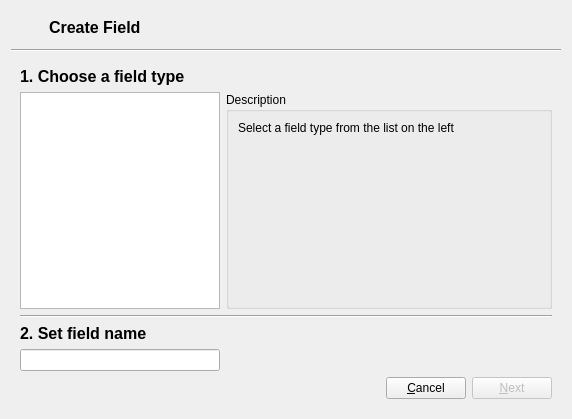
<?xml version="1.0" encoding="UTF-8"?>
<ui version="4.0">
 <class>AddFieldDialog</class>
 <widget class="QWidget" name="AddFieldDialog">
  <property name="geometry">
   <rect>
    <x>0</x>
    <y>0</y>
    <width>572</width>
    <height>419</height>
   </rect>
  </property>
  <property name="windowTitle">
   <string>Field Wizard</string>
  </property>
  <layout class="QVBoxLayout" name="verticalLayout">
   <item>
    <layout class="QHBoxLayout" name="horizontalLayout">
     <item>
      <widget class="QLabel" name="fieldIcon">
       <property name="sizePolicy">
        <sizepolicy hsizetype="Fixed" vsizetype="Fixed">
         <horstretch>0</horstretch>
         <verstretch>0</verstretch>
        </sizepolicy>
       </property>
       <property name="minimumSize">
        <size>
         <width>32</width>
         <height>32</height>
        </size>
       </property>
       <property name="maximumSize">
        <size>
         <width>32</width>
         <height>32</height>
        </size>
       </property>
       <property name="text">
        <string/>
       </property>
       <property name="pixmap">
        <pixmap resource="../resources/resources.qrc">:/images/icons/newfield.png</pixmap>
       </property>
       <property name="scaledContents">
        <bool>true</bool>
       </property>
      </widget>
     </item>
     <item>
      <widget class="QLabel" name="fieldOperationLabel">
       <property name="styleSheet">
        <string notr="true">font-size: 16px;
font-weight: bold;</string>
       </property>
       <property name="text">
        <string>Create Field</string>
       </property>
      </widget>
     </item>
    </layout>
   </item>
   <item>
    <widget class="Line" name="line">
     <property name="orientation">
      <enum>Qt::Horizontal</enum>
     </property>
    </widget>
   </item>
   <item>
    <widget class="QStackedWidget" name="stackedWidget">
     <property name="currentIndex">
      <number>0</number>
     </property>
     <widget class="QWidget" name="startPage">
      <layout class="QVBoxLayout" name="verticalLayout_4">
       <item>
        <widget class="QLabel" name="fieldTypeLabel">
         <property name="styleSheet">
          <string notr="true">font-size: 16px;
font-weight: bold;</string>
         </property>
         <property name="text">
          <string>1. Choose a field type</string>
         </property>
        </widget>
       </item>
       <item>
        <layout class="QHBoxLayout" name="horizontalLayout_3">
         <item>
          <widget class="QListWidget" name="fieldTypeListWidget">
           <property name="sizePolicy">
            <sizepolicy hsizetype="Fixed" vsizetype="Expanding">
             <horstretch>0</horstretch>
             <verstretch>0</verstretch>
            </sizepolicy>
           </property>
           <property name="minimumSize">
            <size>
             <width>200</width>
             <height>0</height>
            </size>
           </property>
           <property name="maximumSize">
            <size>
             <width>200</width>
             <height>16777215</height>
            </size>
           </property>
           <property name="styleSheet">
            <string notr="true">QListWidget::item {
padding-top: 1.5px;
padding-bottom: 1.5px;
}</string>
           </property>
          </widget>
         </item>
         <item>
          <widget class="QGroupBox" name="groupBox">
           <property name="title">
            <string>Description</string>
           </property>
           <layout class="QVBoxLayout" name="verticalLayout_2">
            <item>
             <widget class="QLabel" name="descriptionLabel">
              <property name="text">
               <string>Select a field type from the list on the left</string>
              </property>
              <property name="alignment">
               <set>Qt::AlignLeading|Qt::AlignLeft|Qt::AlignTop</set>
              </property>
              <property name="wordWrap">
               <bool>true</bool>
              </property>
             </widget>
            </item>
           </layout>
          </widget>
         </item>
        </layout>
       </item>
       <item>
        <widget class="Line" name="line_2">
         <property name="orientation">
          <enum>Qt::Horizontal</enum>
         </property>
        </widget>
       </item>
       <item>
        <layout class="QVBoxLayout" name="verticalLayout_3">
         <item>
          <widget class="QLabel" name="FieldNameLabel">
           <property name="styleSheet">
            <string notr="true">font-size: 16px;
font-weight: bold;</string>
           </property>
           <property name="text">
            <string>2. Set field name</string>
           </property>
          </widget>
         </item>
         <item>
          <widget class="QLineEdit" name="fieldNameLineEdit">
           <property name="sizePolicy">
            <sizepolicy hsizetype="Fixed" vsizetype="Fixed">
             <horstretch>0</horstretch>
             <verstretch>0</verstretch>
            </sizepolicy>
           </property>
           <property name="minimumSize">
            <size>
             <width>200</width>
             <height>0</height>
            </size>
           </property>
           <property name="maximumSize">
            <size>
             <width>200</width>
             <height>16777215</height>
            </size>
           </property>
          </widget>
         </item>
        </layout>
       </item>
       <item>
        <layout class="QHBoxLayout" name="horizontalLayout_2">
         <item>
          <spacer name="horizontalSpacer">
           <property name="orientation">
            <enum>Qt::Horizontal</enum>
           </property>
           <property name="sizeHint" stdset="0">
            <size>
             <width>40</width>
             <height>20</height>
            </size>
           </property>
          </spacer>
         </item>
         <item>
          <widget class="QPushButton" name="cancelButton">
           <property name="text">
            <string>&amp;Cancel</string>
           </property>
          </widget>
         </item>
         <item>
          <widget class="QPushButton" name="nextButton">
           <property name="enabled">
            <bool>false</bool>
           </property>
           <property name="text">
            <string>&amp;Next</string>
           </property>
          </widget>
         </item>
        </layout>
       </item>
      </layout>
     </widget>
    </widget>
   </item>
  </layout>
 </widget>
 <resources>
  <include location="../resources/resources.qrc"/>
 </resources>
 <connections/>
</ui>
